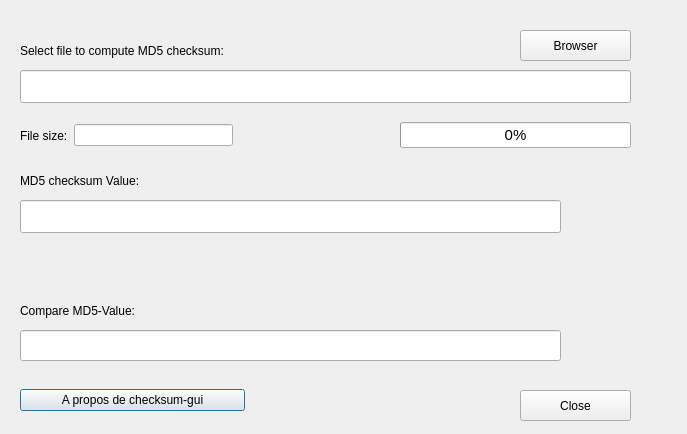
<?xml version="1.0" encoding="UTF-8"?>
<ui version="4.0">
 <class>Dialog</class>
 <widget class="QDialog" name="Dialog">
  <property name="geometry">
   <rect>
    <x>0</x>
    <y>0</y>
    <width>687</width>
    <height>434</height>
   </rect>
  </property>
  <property name="windowTitle">
   <string>checksum-gui</string>
  </property>
  <widget class="QWidget" name="horizontalLayoutWidget_4">
   <property name="geometry">
    <rect>
     <x>20</x>
     <y>380</y>
     <width>225</width>
     <height>41</height>
    </rect>
   </property>
   <layout class="QHBoxLayout" name="horizontalLayout_4">
    <item>
     <widget class="QPushButton" name="aboutButton">
      <property name="text">
       <string>A propos de checksum-gui</string>
      </property>
     </widget>
    </item>
   </layout>
  </widget>
  <widget class="QLabel" name="label">
   <property name="geometry">
    <rect>
     <x>20</x>
     <y>40</y>
     <width>281</width>
     <height>21</height>
    </rect>
   </property>
   <property name="text">
    <string>Select file to compute MD5 checksum:</string>
   </property>
  </widget>
  <widget class="QPushButton" name="openFileButton">
   <property name="geometry">
    <rect>
     <x>520</x>
     <y>30</y>
     <width>111</width>
     <height>31</height>
    </rect>
   </property>
   <property name="text">
    <string>Browser</string>
   </property>
  </widget>
  <widget class="QLineEdit" name="lineEdit_SelectFile">
   <property name="geometry">
    <rect>
     <x>20</x>
     <y>70</y>
     <width>611</width>
     <height>33</height>
    </rect>
   </property>
  </widget>
  <widget class="QLabel" name="label_2">
   <property name="geometry">
    <rect>
     <x>20</x>
     <y>170</y>
     <width>161</width>
     <height>21</height>
    </rect>
   </property>
   <property name="text">
    <string>MD5 checksum Value:</string>
   </property>
  </widget>
  <widget class="QLineEdit" name="lineEdit_ChecksumValue">
   <property name="geometry">
    <rect>
     <x>20</x>
     <y>200</y>
     <width>541</width>
     <height>33</height>
    </rect>
   </property>
  </widget>
  <widget class="QLabel" name="label_3">
   <property name="geometry">
    <rect>
     <x>20</x>
     <y>300</y>
     <width>161</width>
     <height>21</height>
    </rect>
   </property>
   <property name="text">
    <string>Compare MD5-Value:</string>
   </property>
  </widget>
  <widget class="QLineEdit" name="lineEdit_ChecksumCmp">
   <property name="geometry">
    <rect>
     <x>20</x>
     <y>330</y>
     <width>541</width>
     <height>31</height>
    </rect>
   </property>
  </widget>
  <widget class="QWidget" name="horizontalLayoutWidget">
   <property name="geometry">
    <rect>
     <x>20</x>
     <y>250</y>
     <width>611</width>
     <height>41</height>
    </rect>
   </property>
   <layout class="QHBoxLayout" name="horizontalLayout">
    <item>
     <spacer name="horizontalSpacer">
      <property name="orientation">
       <enum>Qt::Horizontal</enum>
      </property>
      <property name="sizeHint" stdset="0">
       <size>
        <width>40</width>
        <height>20</height>
       </size>
      </property>
     </spacer>
    </item>
    <item>
     <widget class="QLabel" name="label_Result">
      <property name="font">
       <font>
        <family>Verdana</family>
        <pointsize>19</pointsize>
        <weight>75</weight>
        <bold>true</bold>
        <underline>false</underline>
        <strikeout>false</strikeout>
        <stylestrategy>PreferDefault</stylestrategy>
       </font>
      </property>
      <property name="text">
       <string/>
      </property>
     </widget>
    </item>
    <item>
     <spacer name="horizontalSpacer_2">
      <property name="orientation">
       <enum>Qt::Horizontal</enum>
      </property>
      <property name="sizeHint" stdset="0">
       <size>
        <width>40</width>
        <height>20</height>
       </size>
      </property>
     </spacer>
    </item>
   </layout>
  </widget>
  <widget class="QPushButton" name="closeButton">
   <property name="geometry">
    <rect>
     <x>520</x>
     <y>390</y>
     <width>111</width>
     <height>31</height>
    </rect>
   </property>
   <property name="text">
    <string>Close</string>
   </property>
  </widget>
  <widget class="QWidget" name="horizontalLayoutWidget_2">
   <property name="geometry">
    <rect>
     <x>20</x>
     <y>110</y>
     <width>371</width>
     <height>51</height>
    </rect>
   </property>
   <layout class="QHBoxLayout" name="horizontalLayout_2">
    <item>
     <widget class="QLabel" name="label_4">
      <property name="text">
       <string>File size:</string>
      </property>
     </widget>
    </item>
    <item>
     <widget class="QLineEdit" name="lineEdit_FileSize"/>
    </item>
    <item>
     <spacer name="horizontalSpacer_3">
      <property name="orientation">
       <enum>Qt::Horizontal</enum>
      </property>
      <property name="sizeHint" stdset="0">
       <size>
        <width>40</width>
        <height>20</height>
       </size>
      </property>
     </spacer>
    </item>
   </layout>
  </widget>
  <widget class="QWidget" name="horizontalLayoutWidget_3">
   <property name="geometry">
    <rect>
     <x>400</x>
     <y>110</y>
     <width>231</width>
     <height>51</height>
    </rect>
   </property>
   <layout class="QHBoxLayout" name="horizontalLayout_3">
    <item>
     <widget class="QProgressBar" name="progressBarChecksum">
      <property name="font">
       <font>
        <pointsize>11</pointsize>
       </font>
      </property>
      <property name="value">
       <number>0</number>
      </property>
      <property name="textVisible">
       <bool>true</bool>
      </property>
      <property name="invertedAppearance">
       <bool>false</bool>
      </property>
      <property name="format">
       <string>%p%</string>
      </property>
     </widget>
    </item>
   </layout>
  </widget>
 </widget>
 <resources/>
 <connections/>
</ui>
